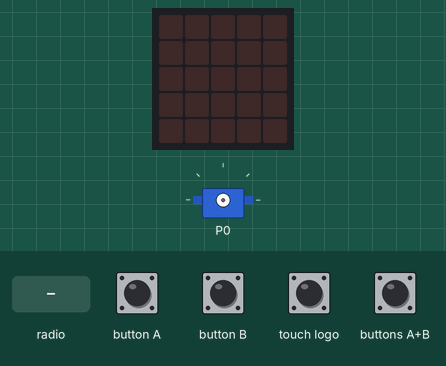
Recording of a program running on a simulated BBC micro:bit (MakeCode). On the bench: the board's 5×5 LED display, servo. The inputs (shaded band) are chosen by the test bench.

Above: at 1.2 s.
1.3 s: radio message "1" arrives
At 1.7 s:
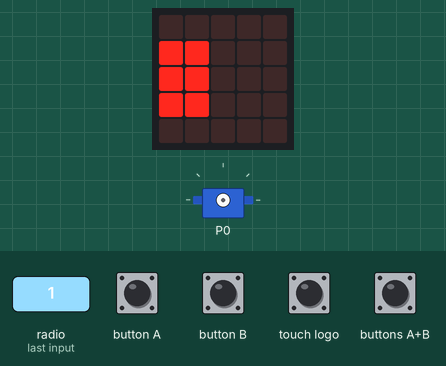
3.7 s: radio message "2" arrives
At 4.4 s:
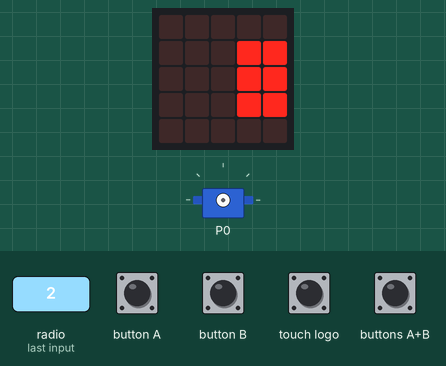
7.7 s: radio message "3" arrives
At 9.8 s:
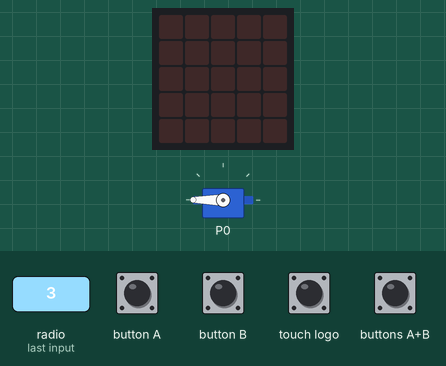
Timing chart, 0 to 11.3 s (numbered marks = the images above; inputs shaded):
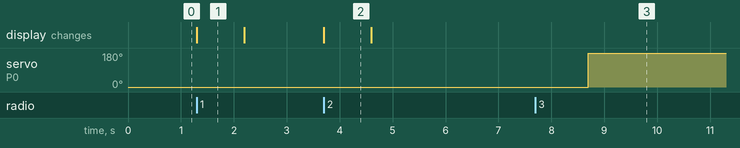

Measured:
- after the input at 1.3 s, the display: changes at once (image 1)
- after the input at 3.7 s, the display: changes at once (image 2)
- after the input at 7.7 s, servo on P0: 0° → 180° after 1.0 s
- what the display in image 1 shows lasts 0.9 s, from 1.3 s to 2.2 s

The program:

main.ts
```typescript
radio.onReceivedNumber(function (receivedNumber) {
    if (receivedNumber == 1) {
        ezkerreko_intermitentea()
    }
    if (receivedNumber == 2) {
        eskuineko_intermitentea()
    }
    if (receivedNumber == 3) {
        LimpiaParabrisas()
    }
})
function ezkerreko_intermitentea () {
    basic.showLeds(`
        . . . . .
        # # . . .
        # # . . .
        # # . . .
        . . . . .
        `)
    basic.pause(500)
    basic.showLeds(`
        . . . . .
        . . . . .
        . . . . .
        . . . . .
        . . . . .
        `)
    basic.pause(500)
}
function LimpiaParabrisas () {
    pins.servoWritePin(AnalogPin.P0, 0)
    basic.pause(1000)
    pins.servoWritePin(AnalogPin.P0, 180)
    basic.pause(2000)
}
function eskuineko_intermitentea () {
    basic.showLeds(`
        . . . . .
        . . . # #
        . . . # #
        . . . # #
        . . . . .
        `)
    basic.pause(500)
    basic.showLeds(`
        . . . . .
        . . . . .
        . . . . .
        . . . . .
        . . . . .
        `)
    basic.pause(500)
}
radio.setGroup(10)
basic.forever(function () {
    if (input.buttonIsPressed(Button.A)) {
        radio.sendNumber(1)
    }
    if (input.buttonIsPressed(Button.B)) {
        radio.sendNumber(2)
    }
    if (input.logoIsPressed()) {
        radio.sendNumber(3)
    }
    if (input.buttonIsPressed(Button.AB)) {
        radio.sendNumber(4)
    }
})
```

test.ts
```typescript
// aquí va el archivo "tests"; esto no se compilará cuando este paquete se utilice como una extensión.
```
